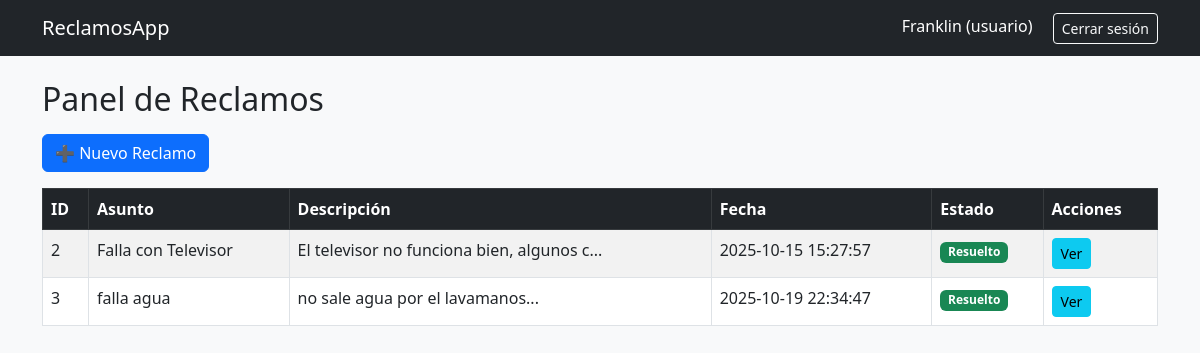
Page / (signed in) on the committed database.
### tables this page shows
CREATE TABLE reclamos (
            id INTEGER PRIMARY KEY AUTOINCREMENT,
            id_usuario INTEGER NOT NULL,
            asunto TEXT NOT NULL,
            descripcion TEXT NOT NULL,
            fecha TEXT NOT NULL,
            estado TEXT CHECK(estado IN ('pendiente', 'resuelto')) DEFAULT 'pendiente',
            FOREIGN KEY(id_usuario) REFERENCES usuarios(id)
        );

### app.py (the view)
@app.route('/')
def index():
    if 'usuario_id' not in session:
        return redirect(url_for('login'))
    conn = get_db_connection()
    usuario = session['usuario_id']
    tipo = session['tipo']
    if tipo == 'admin':
        reclamos = conn.execute('SELECT * FROM reclamos').fetchall()
    else:
        reclamos = conn.execute('SELECT * FROM reclamos WHERE id_usuario = ?', (usuario,)).fetchall()
    conn.close()
    return render_template('index.html', reclamos=reclamos, tipo=tipo)

### app.py (called while the page is built)
def get_db_connection():
    conn = sqlite3.connect('database.db')
    conn.row_factory = sqlite3.Row
    return conn

### templates/index.html (shortened to what this page needs)
{% extends "base.html" %}
{% block content %}
<h2 class="mb-3">Panel de Reclamos</h2>
{% if tipo == 'usuario' %}
    <a href="{{ url_for('nuevo_reclamo') }}" class="btn btn-primary mb-3">➕ Nuevo Reclamo</a>
{% endif %}
<table class="table table-bordered table-striped">
    <thead class="table-dark">
        <tr>
            <th>ID</th>
            <th>Asunto</th>
            <th>Descripción</th>
            <th>Fecha</th>
            <th>Estado</th>
            <th>Acciones</th>
        </tr>
    </thead>
    <tbody>
    {% for r in reclamos %}
        <tr>
            <td>{{ r.id }}</td>
            <td>{{ r.asunto }}</td>
            <td>{{ r.descripcion[:40] }}...</td>
            <td>{{ r.fecha }}</td>
            <td>
                {% if r.estado == 'pendiente' %}
                    <span class="badge bg-warning text-dark">Pendiente</span>
                {% else %}
                    <span class="badge bg-success">Resuelto</span>
                {% endif %}
            </td>
            <td>
                <a href="{{ url_for('reclamo_detalle', id=r.id) }}" class="btn btn-sm btn-info">Ver</a>
            </td>
        </tr>
    {% endfor %}
    </tbody>
</table>
{% endblock %}

### rows in the picture
reclamos: id "2", asunto "Falla con Televisor", descripcion "El televisor no funciona bien, algunos c", fecha "2025-10-15 15:27:57", estado "Resuelto"
reclamos: id "3", asunto "falla agua", descripcion "no sale agua por el lavamanos", fecha "2025-10-19 22:34:47", estado "Resuelto"

### other values in the picture
{{ session.get('nombre') }} "Franklin"
{{ session.get('tipo') }} "usuario"
